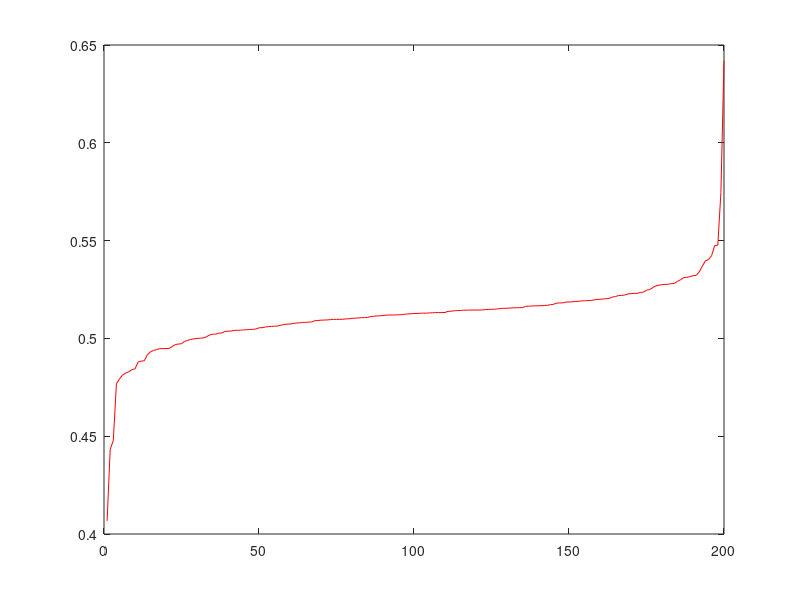

This figure's MATLAB source:
% inf1.m



ratios = [0.34209041342797136,0.3629387529331203,0.34622281980717007,0.3588883095983232,0.35827873967372903,0.3280770733692757,0.345753993157583,0.3393879182965048,0.3563723482010302,0.3617478850128347,0.3627334916741183,0.34358069827774246,0.34585164503711446,0.34835829815756697,0.371221449656399,0.35314825865078087,0.37873910755794843,0.3370581389585568,0.3567278927610704,0.3370290732332884,0.3713582358563335,0.3824410066935066,0.3239005200295275,0.34782972439906834,0.35553885585082295,0.34076007215100146,0.3912847882178001,0.3831407783082186,0.3554140363728618,0.3437495002478181,0.3408231686190993,0.34834443907785784,0.3438670684922096,0.3690213800124075,0.34716529941506336,0.3689886521356474,0.34487883096202543,0.3176766826705491,0.3675641784348122,0.34693707741815155,0.347957380320526,0.3513870299247167,0.350026956822755,0.37563291538496746,0.3483284760712005,0.3551886892500932,0.35821639486745416,0.356198635721598,0.3184356657865286,0.35178053152625527,0.3529760364486689,0.3487619611746849,0.3475918040538174,0.3450320444565736,0.3637713332785038,0.37027152030695204,0.35030542967042017,0.3748945264480457,0.3489915333877957,0.36151521628778815,0.34865635306538195,0.35140252631535723,0.34597249016682685,0.3490973285675579,0.34129384993372336,0.43554910075397163,0.39291663208292066,0.3583254970023191,0.3467393007613157,0.3494350134999727,0.34559197974505973,0.3525846803341337,0.3482170527827581,0.3630217742627443,0.3436414665665364,0.34902338346285444,0.37399708317711655,0.35747546775772865,0.3626211695536142,0.3543433722020174,0.3433039544504466,0.360634043306156,0.35395846823131427,0.3465715185527025,0.36541849313710023,0.3651889234213981,0.3814387511383853,0.3440603883927625,0.3446193568986123,0.35875414462214184,0.3650173178813193,0.3507194058439197,0.3368548296287973,0.35852476849643405,0.35562788881352586,0.3453838614746087,0.35104834027515514,0.34991258223657534,0.3442983318061129,0.35455335685507505,0.352081526589209,0.3489001856820265,0.35596313782476535,0.35722073903966,0.34170356849063716,0.3501816286527852,0.34725705789337186,0.35724597635593375,0.34687312675962645,0.3406502585853847,0.34988514688007116,0.3544873247248307,0.34648251692811743,0.3609999510318185,0.38850881492533723,0.34488531820733537,0.347561380776258,0.39742805241995055,0.3368647003468121,0.38826046987042806,0.35427250495688045,0.35534013346652166,0.3491249776271841,0.3400605502275418,0.33962118219620346,0.3502734898678057,0.34480427653436463,0.3471265338648122,0.3608505913502689,0.36092685043391476,0.34767696826349803,0.3507498903376421,0.30575329096957893,0.3530176426667377,0.34470005133673465,0.34450198351676037,0.32966557646893785,0.3420635888675238,0.3635005483656708,0.3572618881077806,0.34630096661455273,0.3416725698852434,0.3494362237584072,0.35553920156799224,0.3620700366767224,0.36204680644289783,0.3677317651766705,0.3790399037535354,0.3560072485202797,0.35645188844484843,0.3652452726218706,0.36383754458259066,0.36138713994614524,0.34866721825304675,0.3557314623698376,0.3528800473939682,0.3572393624280146,0.34772670054675614,0.3305383458224654,0.3177877079055569,0.33359548307812836,0.32942802591142967,0.34679839988005123,0.3454909942782153,0.33313424137216247,0.36560012470899167,0.34718534529168843,0.35877738871954296,0.3233895846577666,0.35060187323421943,0.3473878910908488,0.3370066437294371,0.3539481636452167,0.360342398786663,0.3476652299394743,0.34140016114244515,0.36594087412640286,0.3461859652841305,0.3513148287586861,0.3086141124034204,0.33541278311541034,0.3423868841692088,0.36050431503237584,0.34671500671095545,0.33566425903067953,0.3464441016793332,0.3506751110579777,0.34896886611006894,0.3438895229372053,0.337726737902109,0.342515945449579,0.3457753694826493,0.3477743032002379,0.3651892555381695,0.34206466634445004,0.3678864432531819,0.3704325601685677,0.3900648293405204,0.36204142118162913,0.35396109375984053];

ratios = [0.2444530577878555,0.23990186210292316,0.24892659276995208,0.25575504174955466,0.25166622100861014,0.24596829034684467,0.24494834483480568,0.17608379322872134,0.23899512675288867,0.24302203258679161,0.2570434709508002,0.2512104681503419,0.24854978181372014,0.25068651384688256,0.23926337473142326,0.2488085730056685,0.30494123257602074,0.2474741366172661,0.2440323622395227,0.2468250114372288,0.2640107816673269,0.2659193031302954,0.24544994184213198,0.2332526306766079,0.24059251760944314,0.25361793516326725,0.25169400924961044,0.2550369599720126,0.26512997617401085,0.25749853594666294,0.24797502182571812,0.2503423241610572,0.24743507603638898,0.24309803447362516,0.252546898865832,0.2461438455866029,0.24131634839834595,0.2345521894832683,0.24517873123787245,0.24580871584092595,0.24353936563871562,0.24426167023665696,0.22739297771038747,0.23748670150287388,0.2410709697807873,0.2410269246075832,0.2590148699142335,0.23783713751751173,0.24500127797153495,0.24172512261796175,0.23859538628483176,0.24910045446913565,0.24306004976042264,0.24482037014811586,0.24085641021640072,0.2447718287135265,0.23946849683722998,0.2452020853892558,0.23693728742135808,0.24583676973113258,0.25052622654526757,0.2446285101280544,0.2506035827159916,0.24228240366127465,0.24627787022941539,0.24804026986311334,0.24928445332490515,0.24573513690579174,0.24535453277221472,0.24197968783437876,0.23090284872835165,0.23848752540834556,0.24112832843257231,0.24359068230578387,0.2505444732885403,0.26636886962717643,0.2647541224432361,0.24533325230148825,0.24317207183324654,0.24136980799515723,0.22608475134057873,0.2432351320777043,0.262797859266568,0.24209540479287311,0.24414571489118783,0.23934494300398593,0.24642563993170663,0.25859349976504303,0.23932494705364565,0.254002573781705,0.24501769568532358,0.2410130099021327,0.2522968128681349,0.2514406136682202,0.2538928935754752,0.23458564924707795,0.2270750316217621,0.2349806906134838,0.24613623583072522,0.23948333729140928,0.24498452710356658,0.24560892010562152,0.24004563228008063,0.24744312154978798,0.23133244223341276,0.2468336506540601,0.2475602536494233,0.24566256731047129,0.24192712045253142,0.2507781135659623,0.2492293076064021,0.2413418583260753,0.25712135140322095,0.23803182660128375,0.24263728614758365,0.24158677033471906,0.24236994521920324,0.2516360809320368,0.2338227940513049,0.2602592304254664,0.25152479155049123,0.25032278647094475,0.24272914648084157,0.24511970538080582,0.25213075606889424,0.24585923994713413,0.24420432284323818,0.2683971607218487,0.24009349854747922,0.24406098444321828,0.2494345662527326,0.25661288685642564,0.2367728058391189,0.23576298495134837,0.24783874594165495,0.24535588837638075,0.25784285500928544,0.24776011577450913,0.2411834682156037,0.2524359825900386,0.25600003609177396,0.2486273439657808,0.23990554437960993,0.24233721615136491,0.23882239251338708,0.24728625944135432,0.23960856356989377,0.24243500805801355,0.24848954553559097,0.25552048227626994,0.25572434254578,0.25199178734368666,0.24868344503597412,0.24671251417138237,0.2538993339871005,0.24066468234575453,0.23430278813302025,0.24022933626385812,0.24977704523134672,0.24233227536965193,0.2585287539558962,0.2647330917774552,0.21640094145386868,0.24102585350905703,0.2548811771838372,0.24766753376807907,0.2577909465063131,0.25073898534898187,0.24324297144238557,0.25407507830567283,0.24513221837114785,0.2557846333072097,0.24220311005427247,0.24584943295730025,0.2454685225322799,0.24691343823494322,0.23910262541086028,0.23050158998350428,0.24352811603203028,0.25861400404211604,0.26043220518086174,0.25995197276819115,0.24072662059313088,0.24940015215673855,0.24704645076674994,0.25024492729877806,0.22744564602756856,0.23246540875425312,0.24343875095458414,0.24877421770084004,0.23892221450186021,0.2381438737104673,0.23030055653831835,0.2434019841670393,0.23833793560437577,0.24564065034993346,0.25180477491434944,0.2499082964021079,0.24375219608549595,0.23805502250343546];


ratios0 = [0.12758086377801597,0.12349385357993999,0.12619143229206647,0.12795085440387038,0.12326602017444212,0.1259139847544222,0.12647017036540387,0.12495565109180001,0.1246212974685361,0.128629475637474,0.12451421135422917,0.12488793477114482,0.1252236458110214,0.12583091415753594,0.13043520009699797,0.12858869778233212,0.12570967017505874,0.12964226893725747,0.1263619572520774,0.12572548439984765,0.1203704544696193,0.14015773616608201,0.12316422727279441,0.13044084443817247,0.12710337040351094,0.12246401595109738,0.12311553200151677,0.12495590263878954,0.12499964879494325,0.12364282625521986,0.12135874798648462,0.1274525257437167,0.1269739374468587,0.1283958207075116,0.12498488713091122,0.13113939128116536,0.12681450145381482,0.1253640509902691,0.1261938386885365,0.12727311812747796,0.12649501559542936,0.12516098331607636,0.12450132053039341,0.12407006040909976,0.1255390857989414,0.12395990007883421,0.12740689879517092,0.12098958074794587,0.1256229717433423,0.127927858361907,0.12909821900164292,0.1203021359919616,0.12595276517472662,0.1238996459218571,0.12316208602410038,0.12918588486867105,0.12530808056032106,0.11989951597612052,0.1250942860626356,0.12398487969478202,0.1277852782663976,0.1258879153777204,0.13101307992045585,0.12567704048678513,0.1300750477667589,0.1266524951475337,0.12675886862189806,0.12662041478150862,0.1306748325321609,0.14783564328606036,0.12106903123942424,0.12500092913988228,0.12415451082662511,0.12397417158226161,0.12471340982186875,0.12581000826390848,0.12620367239511826,0.1263553790977913,0.12654505185737575,0.1268030069976534,0.12273228305069658,0.1265190197665342,0.126660684557884,0.125536607255432,0.13157991162328064,0.11910418450587684,0.1240798338822549,0.1250627482089566,0.12558949850617065,0.12604881432699366,0.12329382945273865,0.12668843040701736,0.12469784812008931,0.09345685905770885,0.11963040880653387,0.12638990941170328,0.12708000691588744,0.12692788064240684,0.12430269807746709,0.12611188811165505,0.12556632992356426,0.12406912102545596,0.1256427749491577,0.12627924586863407,0.1253075051172708,0.12508752162081851,0.11197150839335882,0.12780208091550407,0.1228386357177168,0.12781345940116184,0.1285881683213624,0.1267640062107369,0.12461360094964864,0.12556952347909744,0.12481914116841485,0.12430395466010648,0.1262528327018182,0.1280740225624408,0.05974354716848013,0.12489974413234613,0.12180504733262715,0.12358489250119788,0.12502448585198986,0.12520085295970837,0.12496480340768375,0.12431232107088964,0.11760876039781754,0.1299057679577272,0.12595679103746665,0.12464874110142458,0.125519528795644,0.12841646968000348,0.12434826503925775,0.12679692449821278,0.12419782048896431,0.12663285133672617,0.12604191361395506,0.12465821491011059,0.12349583348829836,0.12521598401292444,0.12523739787803367,0.12527853307212197,0.12573229799965566,0.12711076576427244,0.12900110803487203,0.12570631406303628,0.12419715575330467,0.12487951867381485,0.1288071673635528,0.12578473448577784,0.12405379651852498,0.12490332549827794,0.12348508280027087,0.12487612875349156,0.12590304913336076,0.12658044922382067,0.12168744052125653,0.12337045297343856,0.12380664389011177,0.12788435998695355,0.12536664841640263,0.125448770661925,0.12424718547331119,0.12268614480594525,0.12586567747719393,0.12572266352283518,0.11966188282744149,0.12681153924513722,0.1249666255928002,0.12435059204387743,0.1218360276549685,0.1245741674387329,0.12730994513624289,0.12467675815048855,0.12736019155328943,0.13069113245259828,0.1261393851460695,0.12516057400557834,0.12468703573218518,0.12284486764024082,0.12789772055547508,0.1204372593183097,0.12493242675178073,0.07086340593043447,0.12553431210311838,0.1246949137082524,0.12844404445900856,0.1239225204859989,0.126957917442714,0.1257175749292981,0.12166599577001638,0.12448504221861013,0.1249584370317245,0.12284011460543491,0.12480354533269032,0.12577434625236933,0.13207848568986721,0.12231249484864913,0.13268706100392677,0.12536491058374005];
ratios1 = [0.12455570513981068,0.12502682247247812,0.12412470510007277,0.1260109410502278,0.12606319830441373,0.1258066807921627,0.12476207320725696,0.12651327917511535,0.1257052542016053,0.12365947269121225,0.1196496264265171,0.12364730607518397,0.12493994482933357,0.12436390832030998,0.12512133846778684,0.12490644072195473,0.1250314982289406,0.12538686290604606,0.12321655926117947,0.12461308023635707,0.12226635223340829,0.12087457247880244,0.12508168406655146,0.12458424349098536,0.11301956158622951,0.1234913366165874,0.12059800240147901,0.12395242181271186,0.12381089376413129,0.12637372858839674,0.12260741760589634,0.12087596766760303,0.12662170612319817,0.12721757460281896,0.12692903202260553,0.12304194385904649,0.12564105004863385,0.12376507397507472,0.1268077371649091,0.12515756394674987,0.12859835187793592,0.12369854167597809,0.12490908437699763,0.1256807100352816,0.1295165188725002,0.12311081094342334,0.12556568037617585,0.12600585515787707,0.12344331506560845,0.12693313401321557,0.1269533182448626,0.12011949380584751,0.1013110632237373,0.12521930297213832,0.12536565144432535,0.12519271111909896,0.12524410860995988,0.1238354830431159,0.12174954464998304,0.12439659028263987,0.12701254570762502,0.12395223556241824,0.12245827330976021,0.12628440356751885,0.12434865666330165,0.12214856140140117,0.12391125559903922,0.12618339429876696,0.12421042578931073,0.12719037520495746,0.12692359251661878,0.12493851641314789,0.14617943704238484,0.12163025242388922,0.13126403001155743,0.1293005474526932,0.12413573282994834,0.12451015349482777,0.12528045001175334,0.12500017003965172,0.12504839213739644,0.12214559196432431,0.12287549865375293,0.12450708030717676,0.1266073666035357,0.12396452666359355,0.12478632361215188,0.12656964854769967,0.1258592039658237,0.12577344837084878,0.1323149794968934,0.12469777233249514,0.12886948249519442,0.12477030394941348,0.1253310441625985,0.1206065894183064,0.1236358315508825,0.1272973041174195,0.1250292146579509,0.12561560546440995,0.12548294720305114,0.12535101541739793,0.13065861766979484,0.13053811332044285,0.1273782063377253,0.12831960856193267,0.12708689630923234,0.12552625442518778,0.1246112479428322,0.12708671704530602,0.1259648736789277,0.12546186046683006,0.12501920012754897,0.12825495219456157,0.11677323792580649,0.12726061217011167,0.12230014480247475,0.12895836799797955,0.1251002084195299,0.1264345919886462,0.12466163442467551,0.1303645633938881,0.12504806918417577,0.12443232796066643,0.12569964653609073,0.12666944486282622,0.1277958073409898,0.12374617221010258,0.12596282233637127,0.1250033839383671,0.13858864376815838,0.12622496717900836,0.14574225077210914,0.12473920514980702,0.1253025290437063,0.11439042461330515,0.12244250026733698,0.12391697235599727,0.12108285910903724,0.12421951703130665,0.1266812812723673,0.12576713426619876,0.12685035732358724,0.1230196370287896,0.12403020567147109,0.1271416354721115,0.1258021041095518,0.1309257334228585,0.12487581476737726,0.12318307257098067,0.12923436493486173,0.1243094425568367,0.12344379777293236,0.1256362080100697,0.12460584460714702,0.1282996177356853,0.12486667309414452,0.12677073027021107,0.125445783804601,0.13063963134244114,0.12563075022753967,0.1261602692692417,0.1257058160444035,0.12413386820874579,0.08621474399139765,0.1295354754772162,0.13087419913185683,0.12974655119201547,0.12794062756476,0.13083842506081036,0.12706504195108065,0.12512587896590507,0.12299335888230772,0.11370503572263353,0.12357986715209585,0.12472188475019123,0.12667175782628107,0.12150406413730022,0.12548912140869448,0.12424198457781116,0.12376500422237215,0.12332696281447182,0.12557623117175354,0.12953494277473968,0.13696394483222815,0.12597128313711956,0.12640072371472247,0.1281581727384938,0.1265851818703892,0.12210740196847501,0.12501432498420745,0.12009385489708123,0.12812521720142167,0.12682264364265367,0.126045690155509,0.1194824192286246,0.12401067122755213,0.12473699290935576,0.12461357821776757,0.1249481188887977];



ratios0 = [1.5353678214701814,1.525698052586248,1.5174978620026094,1.435735741698902,1.4986512284549094,1.515571865315459,1.5344702759081337,1.5721734706357668,1.5122103022538267,1.4954549934995076,1.5077270635022049,1.5178195531857106,1.5371295842774133,1.5172864914462043,1.5098135911863977,1.5368371779830199,1.5187974718182684,1.5100774660141338,1.5206995470728764,1.531209258357614,1.8571944511301468,1.5218233255396263,1.511496264492306,1.517323315491089,1.52655685363155,1.5304439101217155,1.5146448887227753,1.5056370912788948,1.5639354271837629,1.515516560498936,1.5417066362722187,1.5168699665721976,1.5174450455827362,1.530639581621752,1.5072607164750287,1.5253375346058835,1.751341440217523,1.525981492677304,1.516531245645557,1.4921257947295021,1.5396311447819329,1.526938583400676,1.405298307619296,1.5263460925562853,1.5194127849303412,1.5378164516214161,1.5102985253375827,1.525321354806934,1.5170265189987828,1.5005478433986361,1.5209873929641227,1.5266592060350868,1.4908636006785934,1.546230126771695,1.5281954764396346,1.5185091782378075,1.5029892314849012,1.522008230466686,1.5229948133478675,1.522217368253231,1.5256776719547946,1.5219627198775056,1.5028139677368417,1.5440078245569409,1.4997355586744325,1.523847685932099,1.5339356470650443,1.5185796127481612,1.520438754732418,1.5327479953755212,1.5242343968030871,1.5100483558713247,1.5058448890640748,1.5276387907669124,1.5175605060246484,1.5064872677558037,1.4937107242328505,1.5150173254223913,1.5171009978795964,1.5200439157075414,1.5193335516206983,1.5330074473014965,1.51260661073684,1.5448890902518213,1.5145463475410088,1.514572561426437,1.5234484109752982,1.5263897183009563,1.5208966412835294,1.502580415920302,1.515853015510548,1.5077102386610302,1.5171807856583346,1.5270488141130267,1.621559072460235,1.535210453682544,1.5256288527855684,1.525130478786205,1.5033987495724557,1.5097429839639398,1.4995283912270398,1.4938635212500857,1.5372178058426265,2.6478092202632055,1.519287113786653,1.5368273301305015,1.538849507799918,1.5142361808290186,1.5224296034001161,1.5563480985142004,1.4669445146329583,1.524743205465056,1.4873485519753549,1.5348999885547117,1.4619829481342705,1.510770023107323,1.526911323540483,1.5112836530426679,1.4077408287323208,1.502728013856624,1.578399047125786,1.549113758215963,1.501453981378959,1.4960043836546613,1.5488329994567358,1.5652799695686486,1.5259429359095538,1.5344842865063353,1.518085332692776,1.5232138685267234,1.5318897913631528,1.5299093515191895,1.4507544487420894,1.5214459272925536,1.5723657957540027,1.5358015213351215,1.539543551246374,1.5116727176247577,1.5218043956252465,1.5082885043111247,1.5295963863840132,1.5400031458562413,1.509981914844261,1.56960747213474,1.6248479749871665,1.5264785933628362,1.5221631277165006,1.511342085821235,1.523699924104246,1.5225294195521226,1.505449970595202,1.504917804551027,1.5183458564247692,1.507636070841961,1.5083729159812123,1.5207991253803415,1.502830455598954,1.52269557655191,1.612550653856609,1.5570281275744156,1.507266943030767,1.5094728832779944,1.5247185786135868,1.5092498004160586,1.519556179628588,1.5359284613908801,1.525848790105819,1.5172368027616698,1.5286657263816466,1.5505485035260156,1.5271910857788857,1.5242766067457392,1.5319289330305048,1.5242977158765694,1.6961024241396276,1.5131245849146704,1.512748934257746,1.5451059113734638,1.527719118995146,1.529900427760023,1.4815871095343565,1.5350052603587747,1.4956551856656115,1.5206470784242796,1.6809205403500207,1.5305333300468518,1.5096133646640981,1.6287615473174595,1.495292938210039,1.5150431312876036,1.5091487552979155,1.543848496677317,1.5095736955142365,1.5059040793635508,1.5332273878603704,1.5250228702424764,1.515749074228857,1.5367869084133376,1.5199202752199241,1.511538106968287];
ratios1 = [1.5138713556045158,1.5568286001558005,1.531327215592715,1.5207790475265002,1.534231402525895,1.4793709935315669,1.5259359620357598,1.5333105785905778,1.5618716951986904,1.5112160575676103,1.5298689706997906,1.5163778404665902,1.5280958224574002,1.5295771382173848,1.5223630128535135,1.506615118353755,1.5197807049017331,1.5608350260861537,1.5353622775526485,1.4538829258726913,1.5208965311828764,1.5097188392761394,1.5234315333399273,1.5289611684013185,1.4901799999162209,1.5112398354446632,1.518233461716491,1.4869618262326751,1.5030335729312727,1.5259528394734174,1.5003227551744853,1.5259138765189544,1.513383936557556,1.51187216814754,1.5045182261407233,1.5642207538215311,1.5299533249624544,1.5202448369709736,1.5276251674421955,1.5119724875943075,1.5283234208177328,1.5133457935332084,1.5272707747053997,1.5215682912087942,1.5395302561433084,1.5273266933375984,1.5676419746972927,1.5210490326965977,1.4680860257143558,1.517996879375471,1.5379568832565935,1.5385002117154816,1.54498478889038,1.5290820497110726,1.534576281746239,1.5204466333865116,1.4794766691824999,1.5088983974259784,1.5129203547929597,1.515114936096224,1.5224075617284074,1.509765325573494,1.5163082541182376,1.5424764013639463,1.534751253685616,1.5253431600112368,1.5320653678106892,1.52169676383372,1.5073649969562848,1.506475388690941,1.5133131158361899,1.527280201959311,1.49642979205158,1.51130069408392,1.5161214362881834,1.5145989176100905,1.5237951268207175,1.4825695783121242,1.5266828439186897,1.4693944468789424,1.5292383968190593,1.5292728142133605,1.5147371538839174,1.5928594551426054,1.514255098990495,1.5677264795866317,1.6191322337393017,1.5340794098858068,1.524904913069486,1.5003357656882939,1.5404652776813756,1.5278901196676307,1.490019651693371,1.5138888208416506,1.5349288734475472,1.527065008364845,1.5145676191437496,1.5114906527480456,1.525318586841732,1.5137923396832988,1.501130205644376,1.5278446492673354,1.7725251045272798,1.5169259807315498,1.5764412007252853,1.5412734301366782,1.520000891750382,1.520564373105104,1.4993760642869625,1.6192734604224255,1.5169968111328886,1.4345345747411955,1.5134666369867669,1.4934688699782812,1.5322587480290175,1.4997038004393028,1.5110297378765407,1.526772595905359,1.5267932796336772,1.5232338696895784,1.5258611164243967,1.5255466936982691,1.528208710826919,1.5244256682304331,1.5260930099632466,1.5215083170487773,1.5149812185769191,1.5430171067513225,1.5274978626139173,1.5363702799149708,1.4432293767347133,1.5163352810459143,1.5320005426277792,1.5384508147993439,1.5355667985786925,1.4976712828156054,1.5131352901741504,1.559552972410515,1.5508270286823458,1.595244775624888,1.5518715016346785,1.5931996432737419,1.5203970692044015,1.4978524306156504,1.5348577889482036,1.5003322457431496,1.5301328092295003,1.5195461125685394,1.4936415019265652,1.5282324408505525,1.5244207807359045,1.4915349856900155,1.5384993101489846,1.531492390157797,1.5155909265842031,1.5026401913408158,1.531821622424171,1.5153894085870088,1.4900089729403467,1.5156170790601868,1.513393301140137,1.6794043623841166,1.5298232413364163,1.516061752858325,1.5251077455287487,1.5295875934381509,1.4951200139932979,1.5244898410751078,1.504916639779325,1.5082602325925059,1.5295340296501498,1.51854035693455,1.5051923229849695,1.5298635217267669,1.5267998583497926,1.528136395270887,1.495993166188307,1.5191155949467439,1.463389278251442,1.5117903230824155,1.4831996034139365,1.5579060245366816,1.5058959893086208,1.525065893083096,1.5999821320521703,1.5516889728868941,1.5086035416353507,1.6058560000497752,1.51747615415227,1.5203771002202926,1.5399675614196704,1.5136215059873626,1.5389774500889455,1.527134297456882,1.5369130990522668,1.5010338600371447,1.5192735929487486,1.5342237130795804,1.5048363733174768,1.5084140181609864];
ratios2 = [1.4837560381968944,1.5215805951495494,1.5355043666752488,1.5167171515695437,1.4898310881455752,1.516193194026508,1.504271428227633,1.518423054724148,1.5299251084741687,1.5238276858132271,1.514470162104914,1.5279530535532644,1.5221141418404847,1.5181046995148078,1.529232702111767,1.52561948058387,1.5429652063336423,1.5502403140021377,1.5097864314124407,1.5684499458499608,1.5201774607965841,1.46374640985312,1.5057122875884428,1.4778045833870763,1.5624035366382687,1.5179323200099253,1.5477374243836348,1.5188366941208271,1.5064938157172156,1.5010066377823224,1.4782493716178555,1.532917493593081,1.530007138464997,1.5232033687623183,1.5317567807920085,1.525206127137058,1.5188325564252974,1.4964288036077462,1.5175690635046946,1.526474431821218,1.5328191648437197,1.5298860350500763,1.494509066722441,1.5265158452665226,1.495753353153985,1.4976027590630228,1.5147915718564644,1.5133925238368993,1.4632002041214136,1.5507034060377107,1.4541693107804645,1.524215604052046,1.554889659111066,1.5203332079152074,1.5210747129265068,1.5670530374868752,1.5350130618766726,1.5231688991150474,1.519416210684896,1.5275925311616563,1.5237158958344688,1.52651327985406,1.5145241345776643,1.495820429987825,1.525073279074724,1.5158452999845353,1.5240549938931578,1.519315571148618,1.5310582320073232,1.5136172430271237,1.5190762550908492,1.523050744700324,1.5133312137482984,1.5281915011357918,1.5185211781394057,1.5024650122355392,1.5227353598982976,1.4562406738633757,1.5229223859973458,1.5381398667558606,1.5328871357722793,1.6127577736017336,1.5130530853763424,1.525687880194698,1.5041125892306932,1.490742711649151,1.5120967471338185,1.5417806786549604,1.523842028910613,1.501567070155377,1.5237113501427197,1.54437759020762,1.5580401288141459,1.5201621860272112,1.5520467569377072,1.5220495704346664,1.5452782400918899,1.5385671301985766,1.6414988774839574,1.4427728064073881,1.4897200501218177,1.5107684431929325,1.51144094416928,1.5398135239709285,1.5696362781755737,1.5146605061943554,1.4705711825201169,1.5154315365254898,1.5148987385652841,1.5215663167315856,1.5024765695159819,1.5183234629808315,1.4165565943718754,1.5477494941356373,1.4930331534773635,1.515707122949104,1.52813961109616,1.5220250953081134,1.5146922072553144,1.5068829420846304,1.4963353130059918,1.5513643929202223,1.5305461215383966,1.5396085511970614,1.5244422389338723,1.5234541082845643,1.5232951132720183,1.5009445157709036,1.5115912140878576,1.5165630305887456,1.508867249605033,1.5156207653013134,1.5134086545686747,1.5362047960055887,1.5152543369975406,1.545340799357034,1.4969005103297652,1.508716065443159,1.55241034699025,1.5843111284940847,1.5200114729112781,1.5030250076120153,1.4090718400092141,1.5336991969746987,1.5119138407923671,1.509056694873556,1.544309678960038,1.5136205692790041,1.5141202229224946,1.4996579961306165,1.4948803184114052,1.5133296559026232,1.5181884467027518,1.512427920937844,1.531064448757588,1.5063418658411858,1.5008362829605337,1.5167006907886087,1.5244852944605483,1.5241618062578681,1.5084858081508912,1.5312309528927963,1.5306979719738056,1.501271662524431,1.5164695609606842,1.5136100374490413,1.5230670407622393,1.4444833016941905,1.5205794428035795,1.5041426721503184,1.4916717716685646,1.5141834503291647,1.4371566096601458,1.3821218577221346,1.4859663692180536,1.5245804535690661,1.5152615639482385,1.5199889379651608,1.5213971138785936,1.508842911974342,1.5404505559534702,1.5186644987571873,1.5345429890156885,1.5381429431899223,1.4664618121006976,1.5168684177631382,1.3851023455787133,1.5644539624666638,1.5279376528070054,1.5451540975281557,1.5277917895978497,1.5227720318692783,1.5208820256771607,1.6817302276977415,1.5332370580918313,1.5637415588281094,1.5455509810820067,1.5263277477942119,1.5273406390357092,1.5127111006012715];

ratios0 = sort(ratios0);
ratios1 = sort(ratios1);
ratios2 = sort(ratios2);


ratios = [5.117400145211451,5.3057490047547935,5.249026373840658,9.903971154767614,5.129215315864273,5.147563483163772,5.284040013095104,5.86479356957911,9.613785528264756,5.212321072828913,5.153681302671123,4.662207516018839,5.052365146915545,5.138097325897199,5.263863436959704,5.248575096393187,5.473328370822193,5.263992973321168,5.223501194093628,5.151046722645353,4.688449534497724,5.281855965727388,5.245893188215482,5.367250008112103,5.3059466730550735,5.186134526782512,5.247010391704057,5.300769342667288,4.664287971227064,5.141256445366091,5.3093010600673,5.278433437865963,5.454634914555636,5.144665212636216,5.231185947403404,5.268867964109174,5.146804063257443,5.300347579200004,5.255285737343881,5.252374032844511,7.738840783407036,4.677878750939302,5.1768907707899166,4.874043872195613,5.111771211424493,4.843600646383518,5.263049327960818,5.302397032785028,5.2345070087210255,5.287445793824645,5.183415702001572,6.125404457294349,5.239178081942139,6.332376774046677,5.176229774668163,4.915863038954625,5.271970995852061,5.932678631108187,5.174368292727587,5.123664474985192,5.223055973802162,5.187170826596897,5.411584092502697,4.6585393100308226,5.1615763575899685,5.176469103607159,6.3228031709121435,5.593954233950628,5.483296963535042,5.270835954241098,5.315318239764176,5.691073389521974,5.308087075859167,5.114743447659249,5.457455788765796,5.285730403111311,5.157193708701411,5.289699546243766,5.210456981348492,5.282094339266909,5.178717655880827,5.060359364420166,5.243031707371803,5.060835129617454,5.265326802030161,5.281540018292469,5.066917657114945,5.197968865912623,5.26748558075356,5.095877622992806,5.247123877919544,5.16922936368424,5.107294143470562,5.740899518292957,5.200135970507259,5.5459614149563965,5.209795101517695,5.232097523629401,5.138197299472762,5.137830641481788,5.1489059253435805,6.201167198020436,5.138170888004157,5.258971771850938,3.1122495701811608,5.22645752700271,4.430042295998809,5.150182155471824,5.247384883025571,5.127369731841939,5.357117401348193,5.184371039847743,5.193966489663314,5.285245917954908,5.280119042150658,5.187816683965624,5.2017019982405674,5.162316272826433,5.352471821193073,5.274022645433276,5.343790149684714,5.205896322773997,5.185608864681478,5.228702887721479,4.613261391938919,5.079297263732386,5.187705947567908,5.289651994971573,5.168642250699952,5.292126891299372,5.0428217170781675,5.258122146228171,5.13215563553243,5.131861402503785,5.25850515357906,5.299718207363372,5.182103672570076,5.1227478370510955,5.174276613521225,5.144486148307285,5.234681027856793,5.2413939109200225,5.179599420191767,5.3659043371754045,5.3030885698506935,4.891567919032602,5.240781403734952,5.211164116593654,5.2434410092651165,5.0655348045107935,5.623339870424248,5.2402652013075395,5.135359960696869,5.579700461288314,5.207812875948448,5.117636954641872,5.240386668247153,5.133587512034574,5.165142202593209,5.208724887562856,5.257087894045987,5.328481922940652,3.3319988429165117,5.5167425234558705,5.235274345744473,5.237909313642877,5.241700756389812,5.13494092782946,5.154344385861058,5.392421553375162,5.2749069046114005,5.266865636108969,5.241945327502794,5.225899832784663,5.3297470626029755,5.162444799540981,5.235162308405642,5.3181292562866265,5.169698666319326,5.175723434761128,5.1941361190486575,5.3443291823592185,5.151810315097957,5.15528587862884,5.273439661977362,5.30693158460371,5.28782147164229,5.483784334249534,5.32492550831517,5.300055000949936,5.179999599070188,5.1870764726765115,5.174058927870638,5.339337645213776,5.2011529244861086,5.208286956707569,5.1842978945967015,5.132887155834338,5.21875499330995,5.5020602869380895];

ratios = [0.22847261506699418,0.23095236152200277,0.2326449435939621,0.22635352587156987,0.2281104437116817,0.2285252204192317,0.23116612160474376,0.2294805278004296,0.23125850986698201,0.22958675935029366,0.23313798646122594,0.20338916881665817,0.2297260230233085,0.23370851255357253,0.21830006859417983,0.24841917242279712,0.2302241923368615,0.2301312476288126,0.2345297830097825,0.23077056834315568,0.23832768814817964,0.2256855558858781,0.16780200585377986,0.22754521825149102,0.22561346123243217,0.2389271830676879,0.21278232804653419,0.22970029793849972,0.23314127875552346,0.23428619355309546,0.22865151476982784,0.22816250546681902,0.22641904567190108,0.23103729419313881,0.23278917194056464,0.22077413726679185,0.23370558583368112,0.23211017771177633,0.1724234401538753,0.23055825395370413,0.23899702765012168,0.23155147515799113,0.23700547429025562,0.23326071425416842,0.23836491975718518,0.2312657336639388,0.225924545046857,0.23014080627371292,0.23443430503324864,0.23089616319337383,0.2324531239848095,0.25188738829964274,0.23153982458469904,0.22976383415415258,0.23803312704524907,0.23687008591475284,0.22675987213368806,0.2090810795263615,0.2365770983895878,0.22856375303044765,0.22972449561161828,0.2292149532292627,0.2285203146763794,0.23594024859760737,0.22895500138583774,0.2339644645859166,0.23033579735151372,0.22869108531290588,0.22915914256776684,0.2097865406167743,0.23183338099983128,0.23095760428977766,0.23119688930755525,0.2376824207604963,0.2393581011196591,0.17000962811416367,0.2295675066957822,0.2294894422254442,0.2354574816442258,0.23373711242075706,0.2386148884140783,0.2309099806009784,0.23323628802373625,0.22579976851246453,0.23516441905122087,0.2348709434549779,0.23800805402825828,0.22709751697778863,0.23362818239727223,0.23013281037121122,0.22979929200128996,0.2318229998762294,0.240684118379743,0.23097207222733884,0.22983133718665089,0.23023101059466602,0.22939295134420082,0.22819118816332815,0.23450670319245562,0.2287246964104835,0.23187362937734665,0.23301064394685386,0.24995882144261208,0.23598071557055408,0.2274206292817967,0.23055176362621518,0.23034935772657056,0.2280066581915151,0.238677575974384,0.22825009413572953,0.23257539154774579,0.23047621555618913,0.23077396011191334,0.23391530225656348,0.23120791155413176,0.22984697721179626,0.22820903447504867,0.24722150260644982,0.23210238139734307,0.21257068703152646,0.2273599092335735,0.22887774183685167,0.24280319189046826,0.24342996076276685,0.23063835118358691,0.2279061786896201,0.23084818344529287,0.21264725163671735,0.21382794880441525,0.23309812316375975,0.22453756378889214,0.2998939847714172,0.229946781939773,0.2327087761921517,0.23320388829359737,0.23110666589129067,0.23023466490258515,0.23145296172111768,0.23580202070003572,0.22931054896217068,0.24811005470141248,0.24262906523266886,0.21966703859539072,0.2304118501264831,0.22898476816233396,0.2302060367804599,0.14315269571794006,0.23019056880793548,0.22840876326720144,0.22968421934325436,0.23434966029099716,0.22923102829458136,0.2301157418978209,0.23437339858758455,0.23120884121836763,0.233080111426023,0.2325587774213828,0.2298247063958668,0.226341245478499,0.23148863487186605,0.23038035039066182,0.2303828707852998,0.23353874772944697,0.2320117042165622,0.22942352332356925,0.2328612109485943,0.23442845488316733,0.23128109310395956,0.3415443315534137,0.2315313821487577,0.23123999377390353,0.2302905393584065,0.23236173783878136,0.22926689994850477,0.23311779257173146,0.22636243382580007,0.27104814325962223,0.23377733412960977,0.22702832059598416,0.25112133537416936,0.20618775202031003,0.22932945716610117,0.2348166047238266,0.22947226842801738,0.22546340362478598,0.19946758611254448,0.22452705222041355,0.22779131355216317,0.22389223772974762,0.23242893085588748,0.2357584246039824,0.23403382164841957,0.2339339284758099,0.23169121307348925,0.23102826671730303,0.23413912811409526,0.2320645670763919,0.2235923524604736,0.22848087232829925,0.23540240908008495];

ratios = [0.8351683252612158,0.8295172770470975,0.8192219345953563,0.8196380586361934,0.8220603991889194,0.822212271846607,0.8212958628957502,0.8435857975214811,0.820311485349117,0.8218135091472514,0.8144785992417646,0.8203848337922165,0.8200286409337749,0.8238549245766751,0.8194416068985824,0.825286229603708,0.819429727567047,0.823222300113133,0.8241158013344783,0.8217327900737259,0.8230336284169295,0.8248492305415605,0.8240707982728757,0.8223593292818226,0.8219788340990568,0.8203835608516106,0.80611427829839,0.8246033963076289,0.8122064267947605,0.8212899164042615,0.8334487489112418,0.8255003317959305,0.8242333572084778,0.8322870707218404,0.823452600871649,0.8217256560699702,0.8225306247707727,0.8295489005304869,0.8200303267983087,0.8268709740834275,0.8220264837059358,0.8125974948719463,0.8229889816259137,0.8396533375384819,0.828433166735193,0.8147174430075711,0.8271380938861875,0.8261862685543326,0.8289841455969256,0.8238000560680249,0.8158719514851794,0.8180838927071831,0.8254006831227159,0.8243048998911214,0.8272115972354673,0.8280963697125691,0.8261592781169698,0.8176280504323917,0.8241129232938731,0.8351654742488142,0.8199578175038836,0.8214536194623044,0.822176229944541,0.8158384843137967,0.8209662909818435,0.8252194275386543,0.8270378186201149,0.826925490241732,0.8061565290966914,0.9193609397075895,0.8311865779624132,0.8253344932497622,0.820036846756408,0.8404224728049382,0.8196406163623111,0.8240907300492263,0.8241227502349137,0.8229402087364659,0.8277906234028506,0.8213030941025304,0.8215549839333661,0.8251482683711628,0.8255435770071379,0.8131100375563679,0.8160924046865896,0.823592664198101,0.8225524105085089,0.8261971062037011,0.8227428652921996,0.8229192844858021,0.830578862622494,0.8274303517214319,0.8175108524944553,0.8221373943884177,0.829496953470692,0.8205355209398891,0.8372140454325785,0.8234395123701306,0.8258742414971437,0.820350898863524,0.8150962358399664,0.8243291415063929,0.8223498068486339,0.822313268323572,0.8218114914438185,0.8227669700848504,0.8254200452722724,0.8228123163498628,0.8161854143800563,0.8189216394596304,0.8263305294922093,0.819616791770601,0.8215216122680721,0.8265677365916816,0.7982771402940261,0.8243115841539922,0.8262626889665249,0.8178135246986281,0.822223914550306,0.8173945718342801,0.8152770705547244,0.8248492304229903,0.827864615697873,0.8306393073068455,0.8236919459690388,0.8333260805395694,0.8198455567983899,0.8260882882190055,0.814422077585599,0.8188222212930901,0.8259664557588643,0.8275317828515705,0.8332698051680311,0.8245288738777806,0.8240988911049785,0.8254483317535514,0.8263104964744771,0.8228051078829407,0.8171178195232722,0.8254622565386034,0.8180676472499109,0.8287532842909863,0.8264394563644527,0.7988838404260749,0.8214657708755495,0.8195546120963799,0.8242542793647181,0.8422494238399333,0.8118820641176745,0.8211559642170025,0.8241128111961148,0.8230761491799942,0.8252954992182525,0.8201532266085237,0.8351933991422147,0.8245502116476701,0.825997459610781,0.8285724954568491,0.8306756464961991,0.8310838222739421,0.8077087236489194,0.8264185431386059,0.8224997171860167,0.8215702130208963,0.8250734140399982,0.8252696472410903,0.8261844702925644,0.8278128633307704,0.8229677564801723,0.8259414598965625,0.829478127898842,0.8231247685652707,0.8419904865167864,0.822722192247665,0.8298528918792762,0.830488020607465,0.8242857639772522,0.8109362010203152,0.8231991033553551,0.8184106630828982,0.8238547507522246,0.8174520548203148,0.8233092456734546,0.8220962731060504,0.8267531813565107,0.8247527778070278,0.8270185261218962,0.8422447045655724,0.8232102928972438,0.8144812141175379,0.8231690316482142,0.8336670774074402,0.8194935844979411,0.8252664688342888,0.8228196533008073,0.8033541717524706,0.823572569754566,0.8255259213679345,0.8225197897031659,0.8209678453100514];


ratios = [1.352670930657094,1.3391940253410721,1.3166345084889624,1.3115858750044194,1.321316147087591,1.3086496188487393,1.2905497760122595,1.3178052126437632,1.2973400412256118,1.3225698587499366,1.3212862016660758,1.3106560486211558,1.3090192504062819,1.3106563387607295,1.3052275080050137,1.4320858652107737,1.3146996387126249,1.329478632491829,1.3233499084261302,1.3157659432525164,1.3121570497719468,1.302429323820814,1.316742017851507,1.322190287626686,1.3095304399675194,1.3024099769839061,1.3286040692774943,1.2935451986562263,1.3029379054082963,1.3229082139741675,1.3107301314281852,1.3621794060166603,1.3175300858004242,1.3049690956871203,1.3166996275688119,1.3125877852023724,1.2992245662183848,1.3203663223229514,1.317634135266737,1.3088862846903353,1.3314716194865928,1.3156278285748697,1.261322230536083,1.3226398715063095,1.3247575839523367,1.3210506596060099,1.3375164118132286,1.3280192588685167,1.3440750120603693,1.3166699239275017,1.3249803531889466,1.3211635750844353,1.3185751455609571,1.32551080443327,1.306680646970217,1.3170306604183852,1.31239665043472,1.320463302934082,1.3238028848128591,0.5894988969406343,1.3099156607915783,1.2983744400341974,1.3096257420823025,1.319014118987307,1.3143319328209637,1.3079936090826614,1.2755684498222197,1.3381463926000783,1.3183667936055012,1.384511435804379,1.3369751402934802,1.3097905909854812,1.3122343088899355,1.3046893777907111,1.3264921407659913,1.285041181198866,1.3178745892519645,1.3085107451074536,1.2928979673935714,1.3058906879637822,1.3246516947553313,1.3242633975162084,1.3473465797602984,1.3219941862923748,1.3214490132264773,1.3183503358882154,1.350753788480326,1.3089330546520708,1.271006650537772,1.3303636773272958,1.3277569173962938,1.3246868918399164,1.3056194937166812,1.3017748010330443,1.3095757713764211,1.3110835851958527,1.322028902079508,1.3124951044026478,1.3356503057074511,1.310946581297889,1.3197942137352796,1.312927145017175,1.2862212440594256,1.2959552432592596,1.3161455267808124,1.3173384537192578,1.3083134937287009,1.3307958703913598,1.3039557608293966,1.3094144138075468,1.2884568217978498,1.3349885347067474,1.3107493981311293,1.31086101662373,1.3135342294000343,1.333700983000255,1.3388323209220656,1.4733163628336208,1.111426441979377,1.311963145676803,1.3114844835084114,1.3452184827075313,1.3203851161024616,1.303676589206918,1.306004484286049,1.3256876205675598,1.3015978614503898,1.2948331276677651,1.3052695501481106,1.3044923304327116,1.3172703821353,1.314252357551565,1.3124830442739766,1.3124580099613827,1.3145528292896118,1.31226498888698,1.319825413229216,1.3101719762373094,1.2980965051782616,1.3158371694901903,1.3263784425291674,1.3332528246800674,1.304337743540275,1.3340119090323181,1.3179899974222433,1.3099217428157062,1.302466343411362,1.3069140580936498,1.2751763690682574,1.3034260480950712,1.3297280390474504,1.383798848915926,1.307920871091613,1.3105375260253465,1.3191592030335006,1.274218488612305,1.4262294688105863,1.3174466900337436,1.313885040846845,1.319224106099767,1.312391385292216,1.3147468756967882,1.300371364177292,1.2938135394686592,1.3102385851110518,1.3214592937381466,1.3097934438961527,1.3473550447864702,1.3348387281084284,1.3077275105366006,1.3180363125534043,1.3216040785030718,1.302672363438101,1.31129526894602,1.3085227214826145,1.3179053134934773,1.3006062291015097,1.2997396243604877,1.2891706862960763,1.291414303298811,1.3141026643236091,1.3138290255222989,1.3270826403806897,1.3086316715891095,1.3282565241795952,1.317590429353624,1.3511951170479601,1.303104615432006,1.320398472947457,1.3264265001002316,1.328018917051608,1.3448246215219593,1.31935145891757,1.3058471240779082,1.3971682261505676,1.300335372667572,1.3060936104822163,1.3063834045990432,1.294201260792127,1.3163732448686998];
ratios = [0.2222783131964579,0.2211057191757136,0.21038977148201213,0.21613311953416514,0.22277489460597247,0.2307183729741691,0.22457291826544332,0.2288600185665773,0.22706369490319642,0.22805903910368286,0.22680761590249743,0.23122629810065623,0.2154280371990414,0.23028819345612667,0.22241904761415826,0.21583004136354184,0.22545749738181373,0.2278849050207891,0.22343859924783316,0.22473071452047746,0.2240712304861121,0.22849448888134047,0.2208355004742447,0.2413664663824951,0.22710253289657142,0.23557466104449726,0.22335151623693342,0.22438102084946304,0.22622762211724648,0.2311369304404014,0.22357522889537246,0.21572025233401956,0.21946424367905257,0.22122478859126785,0.22310093193249692,0.224084812470142,0.218989249804272,0.23148650089346345,0.22332772709180684,0.21633894696386105,0.22723315818643597,0.1879920675171284,0.2336134820280989,0.21953331640490192,0.2283409827515574,0.1922112258991455,0.22278449489453675,0.2299629518223939,0.22298282396694719,0.2244249487843236,0.20249001148504833,0.2261726089150468,0.21987613578142853,0.22397819995000845,0.22736767352886245,0.22461181322429224,0.2317022022694223,0.2199046687510031,0.21730957403481685,0.2164665946394804,0.20132212071501218,0.22598727083955425,0.2233453072710863,0.22464690378207028,0.22172763569518236,0.22337879186726856,0.2232062292399302,0.23287514185649524,0.22489286855650492,0.22046644702029017,0.22038094715247084,0.22988470590703267,0.21975604532711984,0.2321330041319898,0.22011358739534467,0.2241623073076524,0.21903821156388364,0.221780410527429,0.22106361233800267,0.23020804319889643,0.22651392377806018,0.2260928880399694,0.20601786309782827,0.22706623920481042,0.22612901366575122,0.22443441285724539,0.20591068563201947,0.22608680101191778,0.22596906090770277,0.2277457592836158,0.2150596629692834,0.22410324340715926,0.22755745222593188,0.23188123810677777,0.22934094561697135,0.22741368043933918,0.2195179278103677,0.2131977702811047,0.22690036401408148,0.22584974631017662,0.22721026656206325,0.21334574657507713,0.2270738462854076,0.21669039799654205,0.22312138480461835,0.21971539682275884,0.23120360981052013,0.22570056135802016,0.20729237829115865,0.22593000456987022,0.22369653426342362,0.2235998591574055,0.2265986586107277,0.22282993244973703,0.2257553338595867,0.21897247638275802,0.22555609504889326,0.22734197689951435,0.22159109178546785,0.2277587546544871,0.21161627472546854,0.22975325284545928,0.23068504438658954,0.20775853061195257,0.23009448913207237,0.22871872402360988,0.21375004087497118,0.21396897193525602,0.23039020155016723,0.22677018290501558,0.22513650949294547,0.22777905246147906,0.22342334349144105,0.1805059511104196,0.22441112935286622,0.21957158223941817,0.22260913437457522,0.1996098354716438,0.22391196848450917,0.22510069163877358,0.22678128663336564,0.22100920529407345,0.22047637946836188,0.2223026545139178,0.23514407050771,0.2241588144562493,0.22114220502695273,0.22337460701344014,0.22716235420740438,0.21860894228373376,0.21876131667673687,0.2205667450358643,0.21703589337083798,0.22472889374526428,0.2211140160235309,0.22802677872479635,0.22565385694000445,0.2273818391396944,0.22394908954617865,0.22519605875880064,0.22708348160810585,0.23023750684033523,0.21761665314400908,0.2192210039675355,0.22828973585077464,0.2122038332744166,0.22623581896405573,0.22630767666343687,0.2140699504682409,0.22253066528420132,0.2234672212696349,0.1993285088724267,0.2204685498583671,0.2260319444955679,0.22861084098333498,0.22773580084565853,0.22100585203040252,0.22752030903419287,0.2227749850449037,0.2229216792447878,0.22770062796909013,0.22829268802512548,0.22811600885330824,0.22469151736025064,0.23407795541334533,0.2257702685695199,0.2123804261435533,0.21908626780199372,0.22674720844398574,0.2173151522125889,0.22203115366060575,0.22192628703211695,0.2334283187563147,0.22616558983874957,0.21973008255446494,0.22561851763586926,0.230667887253985,0.20899615539467487,0.22378935938552216,0.2261242856627788];
ratios = [0.22174953094726033,0.22059670692993064,0.22443950892197373,0.22721614074597948,0.2199188451589681,0.2284415943064348,0.23215222203979796,0.2326873064660491,0.2216990369431958,0.22487875644659802,0.2162503207768881,0.22684216658048115,0.21913028592540684,0.22528946182548873,0.2272222233291989,0.2225132288149495,0.22854035976301262,0.2325501935355224,0.2210773586483877,0.23414777316818713,0.22647422980235704,0.21678219000499122,0.22549578763221376,0.23041558512679303,0.22413228103130084,0.22542634344512733,0.2252746348431235,0.21290846275420877,0.22724110488629348,0.22744197812426054,0.22334428377632096,0.22448287952209753,0.20113768277365143,0.21708459339819855,0.22262363238140925,0.22053495121416666,0.21977692222814216,0.22790978038292045,0.22328540467912633,0.21074326448642394,0.22562316378347083,0.2246451134807058,0.2247626350060639,0.2199270574093137,0.22399588615298685,0.21695361315654896,0.21525905931209177,0.22881532485615758,0.2191805732329389,0.2290420141726369,0.22619684947330182,0.22253288374462118,0.21600898867360283,0.22724685208685036,0.20603082651083454,0.22988545830012522,0.2242267030943325,0.2269214772630335,0.22528446496715768,0.22207030379859394,0.22376594255006485,0.2305560728663587,0.2246826582534062,0.22706916600501376,0.2268087482611103,0.2169085794960764,0.2326866852800312,0.21245265707359143,0.22070326417778857,0.21658471798251885,0.2453151351447547,0.20184492086898206,0.22831796573999885,0.23066963666023527,0.2207793717780897,0.22873779846875725,0.22346525714032908,0.22410888856158612,0.22601272960511737,0.22398299080015088,0.21507723851773738,0.22092995721623027,0.21759449456643817,0.2181990476106948,0.22222690798965433,0.22998472613356966,0.2130035836407924,0.2205564258151298,0.21925335422075704,0.22410420080413584,0.22374045381903915,0.21386348815825793,0.22241461469239449,0.21527075468687099,0.21330868159693475,0.2250770043487118,0.21815525863622023,0.2134739719451129,0.2031830406335008,0.21819740106183363,0.2251133987723395,0.23465310803557793,0.22446442884120962,0.22448699256935944,0.22616671989872608,0.2227231834657141,0.22379232916330757,0.22339261972373878,0.22148255383962595,0.2298865908845146,0.22842627136124727,0.22785777408599225,0.22018609479108864,0.22152727714509127,0.23013333051402105,0.22556396036591497,0.22392151302864963,0.22890446978237836,0.22191584400384792,0.22134319722295775,0.2265976617093659,0.22432817633647475,0.21955647281258886,0.21715201778150306,0.22630120973224027,0.21973544077455656,0.22273435978658995,0.2267155346256473,0.22445756170581313,0.22431586114028434,0.2395024199238708,0.2243222981879753,0.22660168426458085,0.21070938808825995,0.23419775002651994,0.22860336297724324,0.22251162890113751,0.22769162808628773,0.2280130246415472,0.22518371322323016,0.2195557954622126,0.23408309036246086,0.22427071827245243,0.20764965928571597,0.1963658526111608,0.22608397836901786,0.21915666187185592,0.2311007690357905,0.21982492206492985,0.2275535268955925,0.22202243767581775,0.2273415796167662,0.2197203549988394,0.21592591268939815,0.22416914544462185,0.22171788511205603,0.2194220130096812,0.22387533553743783,0.2189460170135159,0.22462406131980334,0.22833731357460849,0.225416870143926,0.21985438510028854,0.21824598975648876,0.20711688134394224,0.22754634697511783,0.22771682462214385,0.22642058729321357,0.22623950517225722,0.22181064899450592,0.22521398626016867,0.24588032045015593,0.2130506221094533,0.2282315294614336,0.22098189300901322,0.22647372468390886,0.22105725673204227,0.19987035717083565,0.22220667974029107,0.22357383307362028,0.23433865297915193,0.22158075338175887,0.2255418965714516,0.22716164092944993,0.22612010867955662,0.2243773210259617,0.2252149448898796,0.22070070595879088,0.22848466077086754,0.2205579385513789,0.22402890744772477,0.22677503640169383,0.2296417777596671,0.23008248770582052,0.21258702646139058,0.22475959097661402,0.21997272007154248,0.20665523800762364,0.22497674284962788,0.2198829564680466];







ratios = [0.509729946852352,0.48790349834153757,0.5144914205476013,0.5153327510483067,0.5281239469739757,0.5021458000217829,0.5249220131824996,0.4812856647056577,0.5204581295399312,0.5045508599865538,0.5093399103260623,0.5063657842920557,0.520015453680142,0.523022145420442,0.5145050486792568,0.5745443407400119,0.5081808995443404,0.5189238238707117,0.51509288154568,0.5165794380423256,0.5131903527835845,0.5214052474713355,0.6419098968130607,0.49317374809204634,0.5189079847422507,0.5423033123058669,0.513107938406217,0.48293145803452864,0.5166810666029962,0.5128452183017133,0.5043442073133191,0.5272096968867787,0.5311916162457259,0.4989902565198816,0.514862485319853,0.4433034248161486,0.5268302050294343,0.5154091777342499,0.4948874890108941,0.5274534880566972,0.48442289174541064,0.5181602454580237,0.5181279106886137,0.5230427825907868,0.5153782233343445,0.49947844734943897,0.5130125332138084,0.5106008316882136,0.4984833494359405,0.5180497170053348,0.512513468201124,0.4948093563676094,0.5076469055524774,0.5037365432590346,0.5094483656949385,0.5311036629196711,0.5060374668269083,0.5037082017780695,0.5119699973876691,0.5046121631220982,0.5083984063219142,0.5120377804117995,0.5219622597805339,0.5156657842946245,0.5103261369050262,0.5095831877332552,0.5090587809327419,0.5042007830046281,0.5157264028262178,0.5227205964254071,0.511334356808119,0.5236563706886482,0.5321982007851047,0.5041050554252463,0.5026622005166574,0.5164107210164739,0.5476362716955002,0.5474764299933811,0.5035608038028262,0.5222236053056027,0.49433108615445204,0.5167013324660079,0.507845286931896,0.513192295811979,0.5099671342467655,0.519193018564129,0.4947543612031762,0.5081790751678921,0.5008151448507989,0.5129229928170188,0.5291874025750158,0.5138558705910808,0.49977179219136153,0.5106062720728052,0.504814755339782,0.5174035632792734,0.5149202092200441,0.49479978620675263,0.5097381030516177,0.5062254282901574,0.5138763075891556,0.5097830866481056,0.4822779226850244,0.5100165969253125,0.40674999046305155,0.5259674650649946,0.5145235067888234,0.5185577603779028,0.47675925389968565,0.4478496545144911,0.5119911531579313,0.5234486076133765,0.5129042124376175,0.5246564137590924,0.5142761325138296,0.5185964210287767,0.5097235521894032,0.5148429820626258,0.4885757813519107,0.49686814940829543,0.5054137827133027,0.504142974073902,0.5145346754783001,0.5118948124769971,0.519345341081876,0.5067018487704291,0.5193814221637912,0.4916459484043458,0.4839927705119719,0.4958141885144308,0.5044443497638343,0.5156491250167862,0.5144789624724121,0.5132550904662683,0.517264868261456,0.5396874777175996,0.5199222250152121,0.5219251027407398,0.5132149024414853,0.5166397274665713,0.4999432407194111,0.5001507387217192,0.5079491405554778,0.5202961344503537,0.514413379421106,0.502777278242704,0.5196494311322088,0.5119626626543311,0.5121502265288237,0.5276853521742525,0.48837387946100036,0.5054833254090618,0.5127244191681231,0.5093778001668026,0.5144405527337721,0.5403116584245891,0.5016748217271039,0.5147455665417668,0.5339837015409812,0.5187101604710624,0.5228779001062561,0.5276200572972527,0.4972798396296051,0.5058030803309768,0.5141363589556154,0.5021825531017001,0.5155146843535651,0.511700172482966,0.5102955578844558,0.4971040748151698,0.5114706400299618,0.5169005174623293,0.479327739477801,0.5072784634659777,0.500219453454138,0.5125892614955314,0.5127576015128429,0.5211520291952106,0.5201543970636948,0.5164329650913724,0.5111396671082615,0.514217259303563,0.5192481367677051,0.5115316133305897,0.5107198810918732,0.5320598814738718,0.4938437970253354,0.5083515619664531,0.5071348891935492,0.512355781775044,0.5368668999662497,0.5104530551939378,0.5091439749380888,0.5073333654214921,0.5300064356684261,0.5316110597730377,0.5279843671073344,0.5157294964842076,0.5168331122429618,0.5061545192089328];


ratios = sort(ratios);








hold off;
plot(ratios, 'r-');

%plot(ratios0, 'r-');
hold on;
%plot(ratios1, 'm-');
%plot(ratios2, 'b-');
hold off;
